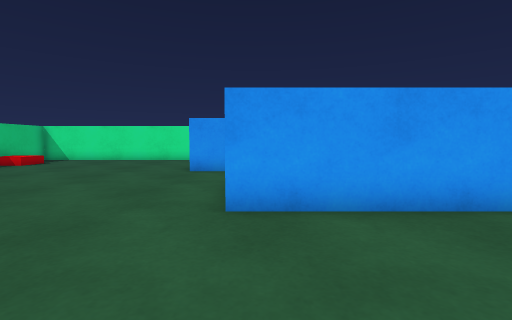
view 1 (above)

17 first-person views from a walk through a scene from a Unity 3-D project. The camera is 0.58 m above the floor, tilts 4° down and sees 85° across. The floor is counted in squares, 0.5 m on a side. Each view is taken from the middle of a square. On the plan, view 1 faces up. The plan holds only what a view shows up to about 12 squares ahead; the rest is blank.

view 2
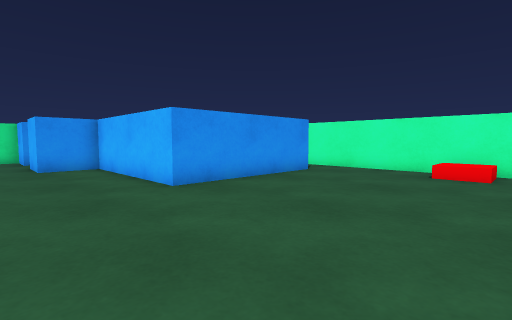

view 3
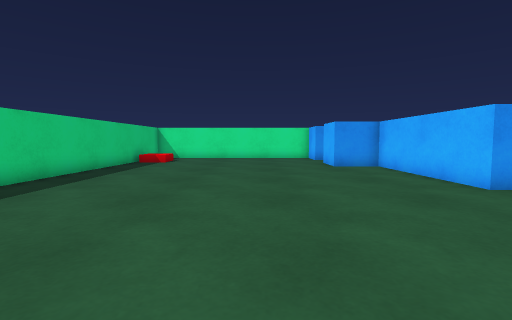

view 4
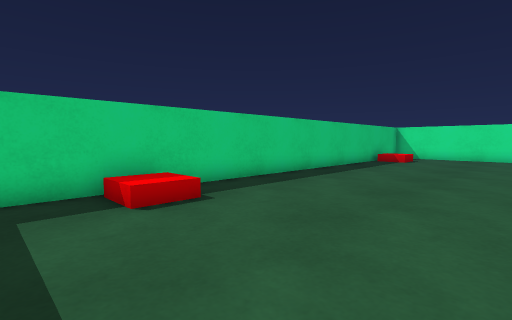

view 5
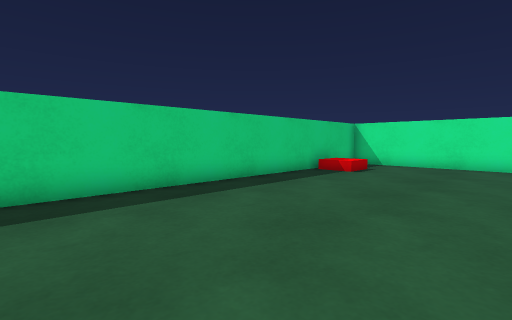

view 6
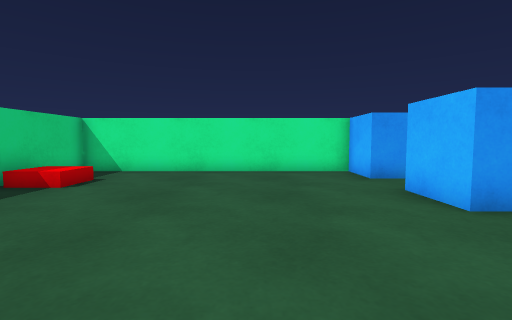

view 7
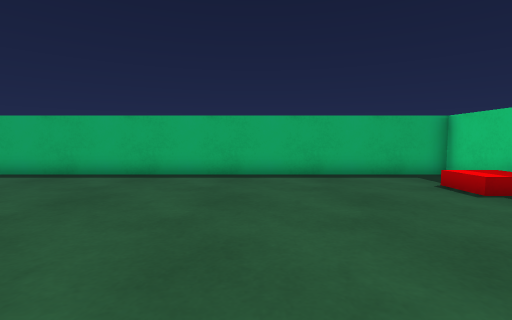

view 8
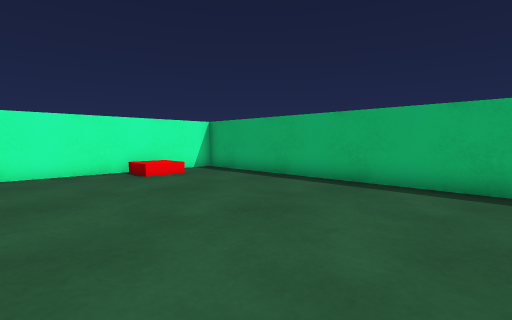

view 9
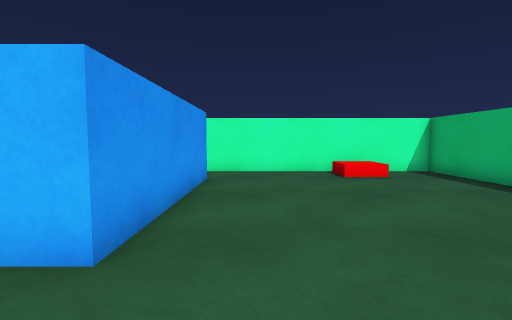

view 10
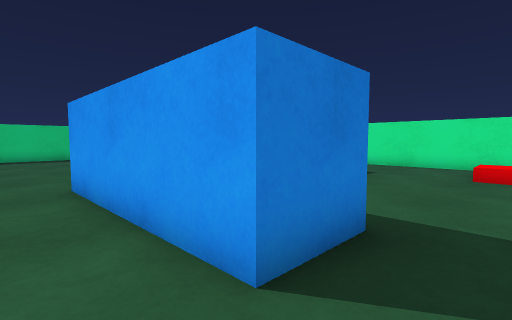

view 11
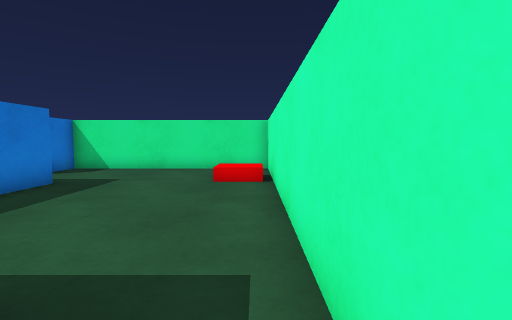

view 12
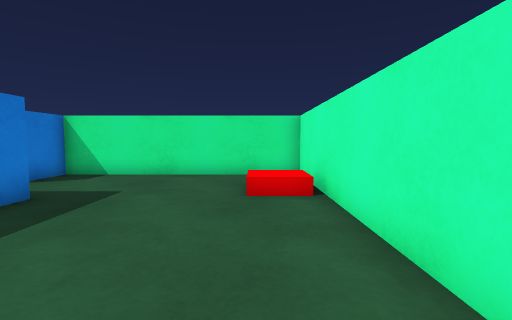

view 13
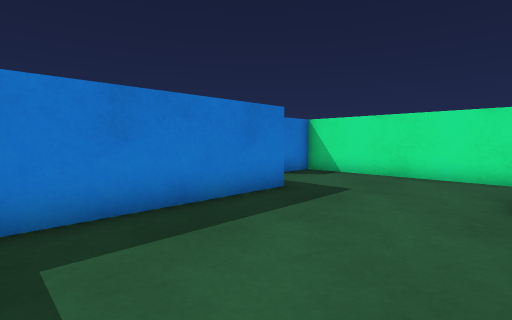

view 14
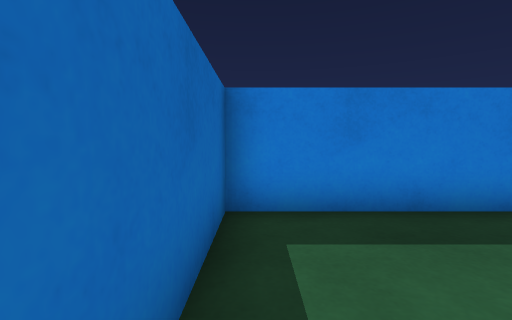

view 15
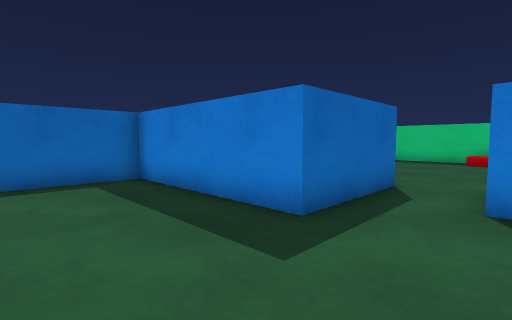

view 16
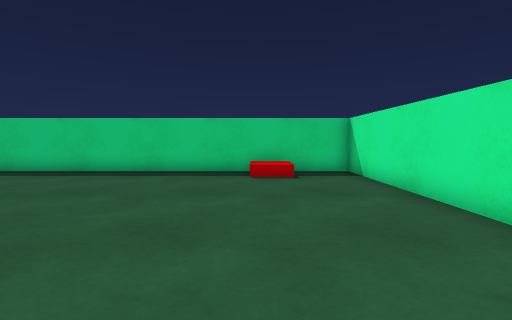

view 17
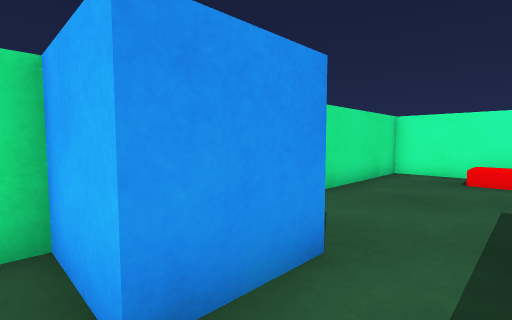

### Floor plan
Key: @ floor where view 1 was taken; # wall or solid block; . floor; ^ raised ledge.
Columns run from 13 left of view 1 to 8 right of it. Each row starts with its distance up from view 1.
 17 ######################
 16 #..........##........#
 15 #..........##........#
 14 #^^................^^#
 13 #^^................^^#
 12 #..........####......#
 11 #..........####......#
 10 #............##......#
  9 #............##......#
  8 #............##......#
  7 #............##......#
  6 #............######..#
  5 #............######..#
  4 #....................#
  3 #....................#
  2 #....................#
  1 #....................#
  0 #^^..........@.....^^#
 -1 #^^................^^#
 -2 #....................#
 -3 #....................#
 -4 ######################

Where each view was taken, in squares from view 1:
view 1: 0 up, 0 right, facing up
view 2: 2 down, 4 left, facing up-right
view 3: 2 down, 6 left, facing up
view 4: 3 down, 6 left, facing up-left
view 5: 3 up, 6 left, facing up-left
view 6: 6 up, 6 left, facing up
view 7: 6 up, 6 left, facing down
view 8: 4 up, 3 left, facing down-right
view 9: 3 up, 3 left, facing right
view 10: 3 up, 7 right, facing up-left
view 11: 5 up, 7 right, facing up
view 12: 7 up, 6 right, facing up
view 13: 7 up, 6 right, facing up-left
view 14: 7 up, 6 right, facing left
view 15: 15 up, 5 right, facing down-left
view 16: 13 up, 2 left, facing left
view 17: 13 up, 3 left, facing up-right
